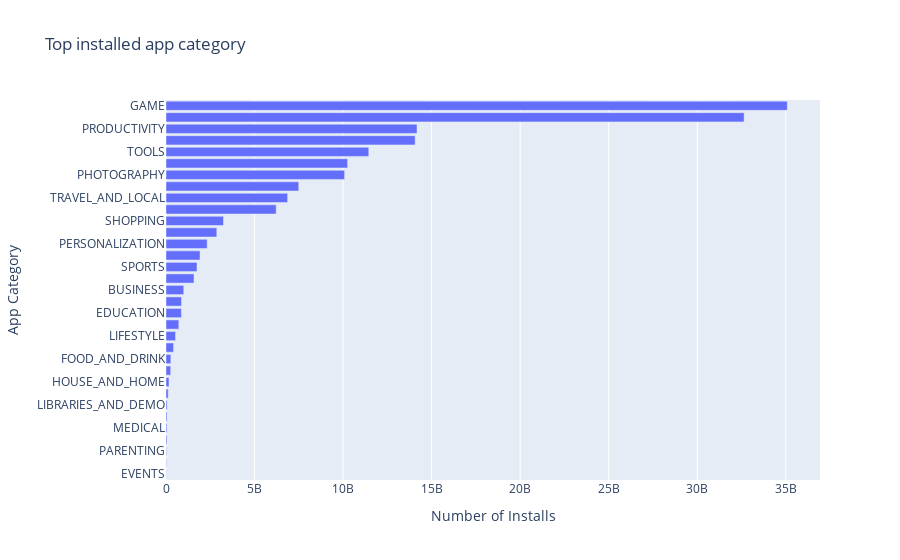

This figure's notebook cell:
### Code cell
cat_install = df_apps_clean.groupby("Category").agg({"Installs":pd.Series.sum})
cat_install.sort_values("Installs",ascending=True,inplace=True)
bar = px.bar(x=cat_install.Installs,y=cat_install.index, orientation="h",title="Top installed app category ")
bar.update_layout(xaxis_title="Number of Installs", yaxis_title="App Category")
bar.show()

### Figure 1 — Plotly figure (JSON) as saved in the notebook; plotly's stock layout.template omitted (floating-point values rounded to 4 significant figures)
{"data": [{"alignmentgroup": "True", "hovertemplate": "x=%{x}<br>y=%{y}<extra></extra>", "legendgroup": "", "marker": {"color": "#636efa", "pattern": {"shape": ""}}, "name": "", "offsetgroup": "", "orientation": "h", "showlegend": false, "textposition": "auto", "type": "bar", "x": [15949410, 26916200, 31116110, 53129800, 53205576, 56036100, 62083000, 124233100, 168582000, 264295110, 273777750, 426096500, 537431120, 724267560, 871352000, 876549400, 1001768120, 1583056220, 1751131465, 1921291655, 2325352930, 2869160000, 3247831540, 6221897200, 6868859300, 7496210650, 10088243130, 10257676490, 11450724500, 14069841475, 14176070180, 32647241530, 35085862717], "xaxis": "x", "y": ["EVENTS", "BEAUTY", "PARENTING", "AUTO_AND_VEHICLES", "MEDICAL", "COMICS", "LIBRARIES_AND_DEMO", "ART_AND_DESIGN", "HOUSE_AND_HOME", "DATING", "FOOD_AND_DRINK", "WEATHER", "LIFESTYLE", "MAPS_AND_NAVIGATION", "EDUCATION", "FINANCE", "BUSINESS", "HEALTH_AND_FITNESS", "SPORTS", "BOOKS_AND_REFERENCE", "PERSONALIZATION", "ENTERTAINMENT", "SHOPPING", "VIDEO_PLAYERS", "TRAVEL_AND_LOCAL", "NEWS_AND_MAGAZINES", "PHOTOGRAPHY", "FAMILY", "TOOLS", "SOCIAL", "PRODUCTIVITY", "COMMUNICATION", "GAME"], "yaxis": "y"}], "layout": {"barmode": "relative", "legend": {"tracegroupgap": 0}, "title": {"text": "Top installed app category "}, "xaxis": {"anchor": "y", "domain": [0, 1], "title": {"text": "Number of Installs"}}, "yaxis": {"anchor": "x", "domain": [0, 1], "title": {"text": "App Category"}}}}
